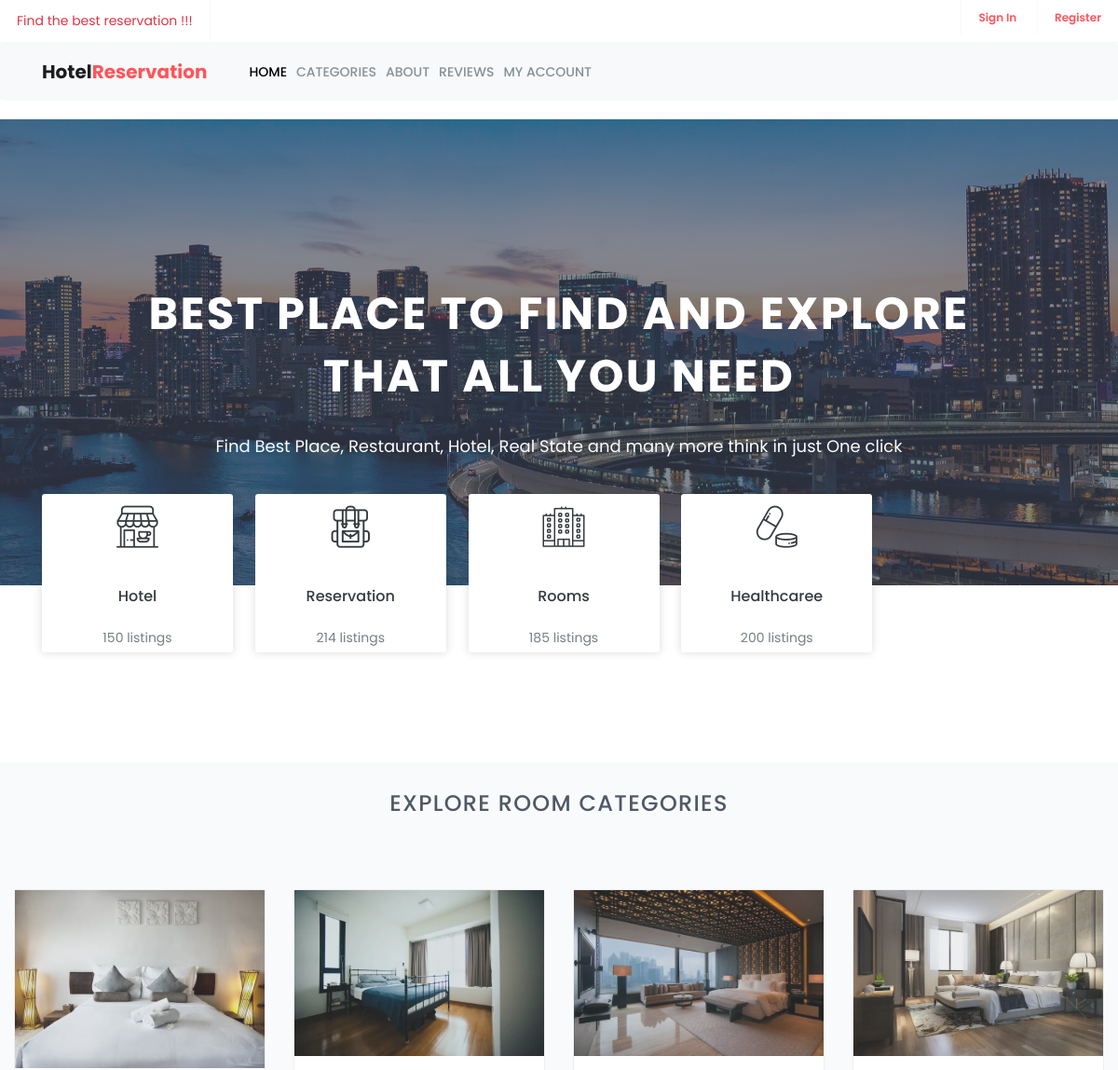
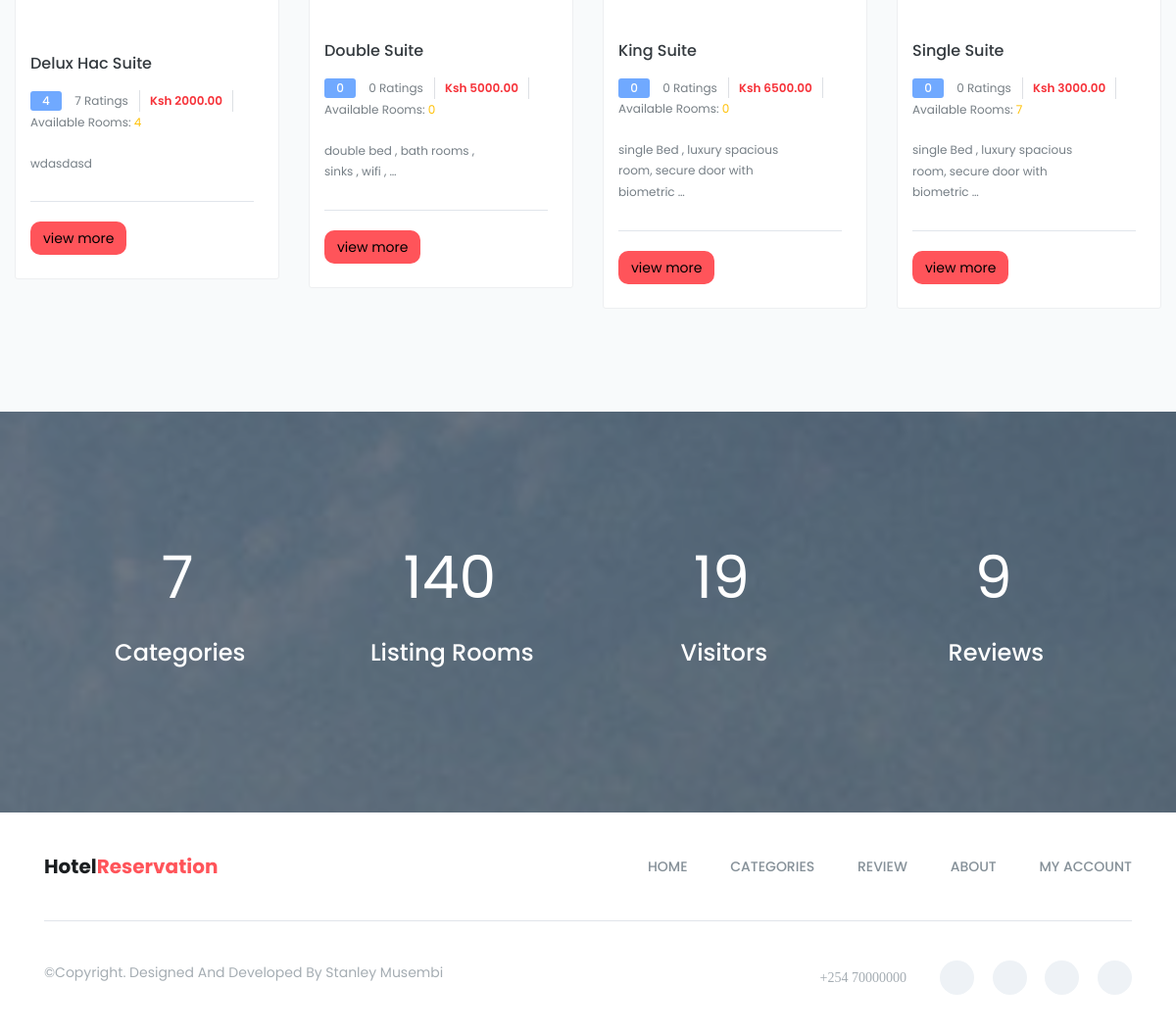
The page / on the database its author committed (2 pictures, top to bottom).
### hotel/models.py (models this page shows, shortened)
class RoomCategory(models.Model):
    name = models.CharField(max_length=255)
    description = models.TextField()
    capacity = models.IntegerField()
    beds = models.IntegerField()
    rooms = models.IntegerField()
    cost = models.DecimalField(max_digits=10, decimal_places=2)
    added_on = models.DateTimeField(auto_now_add=True)
    image = models.ImageField(upload_to="room_category_images")
    @property
    def total_reviews(self):
        return self.review_set.count()
    @property
    def average_rating(self):
         average  = self.review_set.aggregate(Avg('rating'))['rating__avg']
         return round(average) if average is not None else 0
    @property
    def available_rooms(self):
        return self.room_set.filter(status='available').count()

### hotel/views.py (the view)
# urls.py: path('', home, name='home'),
def home(request):
    room_categories  = RoomCategory.objects.all()[:4]
    categories_count = RoomCategory.objects.all().count()
    visitors_count = Booking.objects.all().count()
    rooms_count = RoomCategory.objects.aggregate(total_rooms = Sum('rooms'))['total_rooms']
    reviews_count = Review.objects.all().count()
    context = {
        'room_categories': room_categories,
        'rooms_count':rooms_count,
        'visitors_count':visitors_count,
        'categories_count':categories_count,
        'reviews_count':reviews_count
    }
    return render(request, 'public/index.html' , context)

### templates/public/index.html (shortened to what this page needs)
 {% extends 'public/base.html'  %}
 {% load static %}
 		{% block content%}
		<section id="home" class="welcome-hero">
			<div class="container">
				<div class="welcome-hero-txt">
					<h2>best place to find and explore <br> that all you need </h2>
					<p>
						Find Best Place, Restaurant, Hotel, Real State and many more think in just One click
					</p>
				</div>
			</div>
		</section>
		<section id="list-topics" class="list-topics">
			<div class="container">
				<div class="list-topics-content">
					<ul>
						<li>
							<div class="single-list-topics-content">
								<div class="single-list-topics-icon">
									<i class="flaticon-restaurant"></i>
								</div>
								<h2><a href="#">Hotel</a></h2>
								<p>150 listings</p>
							</div>
						</li>
						<li>
							<div class="single-list-topics-content">
								<div class="single-list-topics-icon">
									<i class="flaticon-travel"></i>
								</div>
								<h2><a href="#">Reservation</a></h2>
								<p>214 listings</p>
							</div>
						</li>
						<li>
							<div class="single-list-topics-content">
								<div class="single-list-topics-icon">
									<i class="flaticon-building"></i>
								</div>
								<h2><a href="#">Rooms</a></h2>
								<p>185 listings</p>
							</div>
						</li>
						<li>
							<div class="single-list-topics-content">
								<div class="single-list-topics-icon">
									<i class="flaticon-pills"></i>
								</div>
								<h2><a href="#">healthcaree</a></h2>
								<p>200 listings</p>
							</div>
						</li>
					</ul>
				</div>
			</div>
		</section>
		<section id="explore" class="explore">
			<div class="container-fluid">
				<div class="section-header">
					<h2>explore room categories</h2>
				</div>
				<div class="explore-content">
						{% include 'public/category_list.html' %}
				</div>
			</div>
		</section>
		<section id="statistics"  class="statistics">
			<div class="container">
				<div class="statistics-counter">
					<div class="col-md-3 col-sm-6">
						<div class="single-ststistics-box">
							<div class="statistics-content">
								<div class="counter">{{categories_count}} </div>
							</div>
							<h3>categories</h3>
						</div>
					</div>
					<div class="col-md-3 col-sm-6">
						<div class="single-ststistics-box">
							<div class="statistics-content">
								<div class="counter">{{ rooms_count}}</div>
							</div>
							<h3>listing rooms</h3>
						</div>
					</div>
					<div class="col-md-3 col-sm-6">
						<div class="single-ststistics-box">
							<div class="statistics-content">
								<div class="counter">{{visitors_count}}</div>
							</div>
							<h3>visitors</h3>
						</div>
					</div>
					<div class="col-md-3 col-sm-6">
						<div class="single-ststistics-box">
							<div class="statistics-content">
								<div class="counter">{{reviews_count}} </div>
							</div>
							<h3>Reviews </h3>
						</div>
					</div>
				</div>
			</div>
		</section>
		{% endblock content%}

### templates/public/category_list.html
<div class="row">
    {% for category in room_categories %}
        <div class="col-md-3 col-sm-6">
            <div class="single-explore-item">
                <div class="single-explore-img">
                    <img src="{{ category.image.url }}" alt="explore image">
                </div>
                <div class="single-explore-txt bg-theme-1">
                    <h2><a href="#">{{ category.name }} suite</a></h2>
                    <p class="explore-rating-price">
                        <span class="explore-rating">{{category.average_rating}}</span>
                        <a href="#">{{ category.total_reviews}} ratings</a>
                        <span class="explore-price-box">
                            <span class="explore-price">Ksh {{ category.cost }}</span>
                        </span>
                        <a href="#">Available Rooms: <span class="text-warning">{{ category.available_rooms }}</span></a>
                    </p>
                    <div class="explore-person">
                        <div class="row">
                            <div class="col-sm-10">
                                <p>
                                    {{ category.description | truncatewords:10 }}
                                </p>
                            </div>
                        </div>
                    </div>
                    <div class="explore-open-close-part">
                        <div class="row">
                            <div class="col-sm-12">
                                <a href="{% url 'hotel:category' category.id %}" > <button class="btn btn-custom">view more </button> </a>
                            </div>
                        </div>
                    </div>
                </div>
            </div>
        </div>
    {% endfor %}
</div>

### static/assets/css/bootsnav.css (style rules this page uses)
body { -webkit-transition: all 0.3s ease-in-out; -moz-transition: all 0.3s ease-in-out; -o-transition: all 0.3s ease-in-out; -ms-transition: all 0.3s ease-in-out; transition: all 0.3s ease-in-out; }

### rows shown on the page
RoomCategory: image (picture), name "Delux Hac", average_rating "4", total_reviews "7", cost "2000.00", available_rooms "4", description "wdasdasd"
RoomCategory: image (picture), name "Double", average_rating "0", total_reviews "0", cost "5000.00", available_rooms "0", description "double bed , bath rooms , sinks , wifi , …"
RoomCategory: image (picture), name "King", average_rating "0", total_reviews "0", cost "6500.00", available_rooms "0", description "single Bed , luxury spacious room, secure door with biometric …"
RoomCategory: image (picture), name "Single", average_rating "0", total_reviews "0", cost "3000.00", available_rooms "7", description "single Bed , luxury spacious room, secure door with biometric …"

### other values the page prints
{{ categories_count }} "7"
{{ rooms_count }} "140"
{{ visitors_count }} "19"
{{ reviews_count }} "9"
